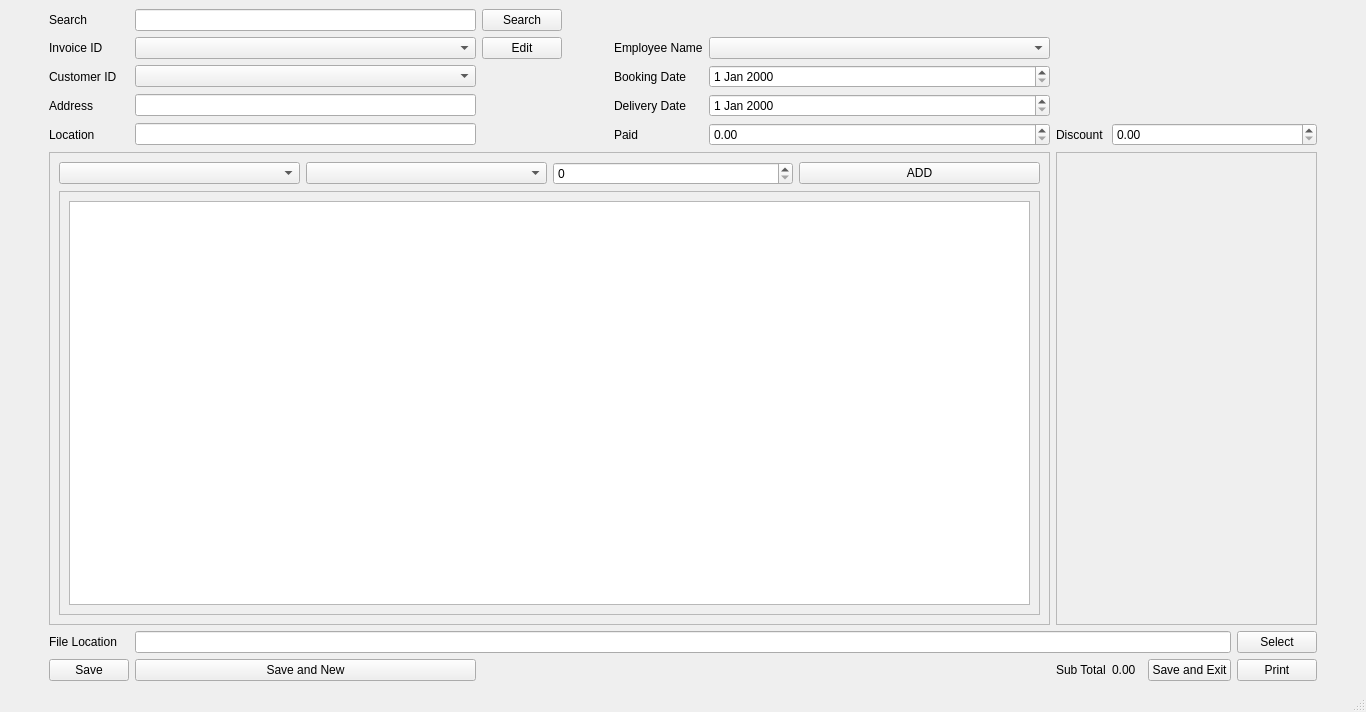
<?xml version="1.0" encoding="UTF-8"?>
<ui version="4.0">
 <class>MainWindow</class>
 <widget class="QMainWindow" name="MainWindow">
  <property name="geometry">
   <rect>
    <x>0</x>
    <y>0</y>
    <width>1366</width>
    <height>712</height>
   </rect>
  </property>
  <property name="windowTitle">
   <string>Sale Window</string>
  </property>
  <widget class="QWidget" name="centralwidget">
   <layout class="QGridLayout" name="gridLayout">
    <item row="1" column="12">
     <spacer name="horizontalSpacer_2">
      <property name="orientation">
       <enum>Qt::Horizontal</enum>
      </property>
      <property name="sizeType">
       <enum>QSizePolicy::Preferred</enum>
      </property>
      <property name="sizeHint" stdset="0">
       <size>
        <width>40</width>
        <height>20</height>
       </size>
      </property>
     </spacer>
    </item>
    <item row="7" column="1">
     <widget class="QPushButton" name="save_btn">
      <property name="text">
       <string>Save</string>
      </property>
     </widget>
    </item>
    <item row="7" column="11">
     <widget class="QPushButton" name="print_btn">
      <property name="text">
       <string>Print</string>
      </property>
     </widget>
    </item>
    <item row="3" column="1">
     <widget class="QLabel" name="label_3">
      <property name="text">
       <string>Address</string>
      </property>
     </widget>
    </item>
    <item row="3" column="2">
     <widget class="QLineEdit" name="entry_address_line_edit"/>
    </item>
    <item row="1" column="5">
     <widget class="QLabel" name="label_5">
      <property name="text">
       <string>Employee Name</string>
      </property>
     </widget>
    </item>
    <item row="0" column="3">
     <widget class="QPushButton" name="search_btn">
      <property name="text">
       <string>Search</string>
      </property>
     </widget>
    </item>
    <item row="1" column="3">
     <widget class="QPushButton" name="edit_btn">
      <property name="text">
       <string>Edit</string>
      </property>
     </widget>
    </item>
    <item row="3" column="5">
     <widget class="QLabel" name="label_7">
      <property name="text">
       <string>Delivery Date</string>
      </property>
     </widget>
    </item>
    <item row="6" column="11">
     <widget class="QPushButton" name="select_location_btn">
      <property name="text">
       <string>Select</string>
      </property>
     </widget>
    </item>
    <item row="6" column="2" colspan="9">
     <widget class="QLineEdit" name="file_location_line_edit"/>
    </item>
    <item row="7" column="2">
     <widget class="QPushButton" name="save_n_new_btn">
      <property name="text">
       <string>Save and New</string>
      </property>
     </widget>
    </item>
    <item row="1" column="0">
     <spacer name="horizontalSpacer_3">
      <property name="orientation">
       <enum>Qt::Horizontal</enum>
      </property>
      <property name="sizeType">
       <enum>QSizePolicy::Preferred</enum>
      </property>
      <property name="sizeHint" stdset="0">
       <size>
        <width>40</width>
        <height>20</height>
       </size>
      </property>
     </spacer>
    </item>
    <item row="7" column="10">
     <widget class="QPushButton" name="save_n_exit_btn">
      <property name="text">
       <string>Save and Exit</string>
      </property>
     </widget>
    </item>
    <item row="7" column="7">
     <widget class="QLabel" name="label_8">
      <property name="text">
       <string>Sub Total</string>
      </property>
     </widget>
    </item>
    <item row="1" column="1">
     <widget class="QLabel" name="label">
      <property name="text">
       <string>Invoice ID</string>
      </property>
     </widget>
    </item>
    <item row="0" column="1">
     <widget class="QLabel" name="label_10">
      <property name="text">
       <string>Search</string>
      </property>
     </widget>
    </item>
    <item row="4" column="1">
     <widget class="QLabel" name="label_4">
      <property name="text">
       <string>Location</string>
      </property>
     </widget>
    </item>
    <item row="6" column="1">
     <widget class="QLabel" name="label_9">
      <property name="text">
       <string>File Location</string>
      </property>
     </widget>
    </item>
    <item row="2" column="1">
     <widget class="QLabel" name="label_2">
      <property name="text">
       <string>Customer ID</string>
      </property>
     </widget>
    </item>
    <item row="7" column="4">
     <spacer name="horizontalSpacer_4">
      <property name="orientation">
       <enum>Qt::Horizontal</enum>
      </property>
      <property name="sizeType">
       <enum>QSizePolicy::Minimum</enum>
      </property>
      <property name="sizeHint" stdset="0">
       <size>
        <width>40</width>
        <height>20</height>
       </size>
      </property>
     </spacer>
    </item>
    <item row="4" column="2">
     <widget class="QLineEdit" name="entry_location_line_edit"/>
    </item>
    <item row="7" column="8">
     <widget class="QLabel" name="sub_total">
      <property name="text">
       <string>0.00</string>
      </property>
     </widget>
    </item>
    <item row="0" column="2">
     <widget class="QLineEdit" name="search"/>
    </item>
    <item row="2" column="2">
     <widget class="QComboBox" name="entry_customer_id_combo"/>
    </item>
    <item row="1" column="2">
     <widget class="QComboBox" name="invoice_id"/>
    </item>
    <item row="2" column="5">
     <widget class="QLabel" name="label_6">
      <property name="text">
       <string>Booking Date</string>
      </property>
     </widget>
    </item>
    <item row="7" column="3">
     <spacer name="horizontalSpacer">
      <property name="orientation">
       <enum>Qt::Horizontal</enum>
      </property>
      <property name="sizeType">
       <enum>QSizePolicy::Minimum</enum>
      </property>
      <property name="sizeHint" stdset="0">
       <size>
        <width>40</width>
        <height>20</height>
       </size>
      </property>
     </spacer>
    </item>
    <item row="7" column="5">
     <spacer name="horizontalSpacer_5">
      <property name="orientation">
       <enum>Qt::Horizontal</enum>
      </property>
      <property name="sizeType">
       <enum>QSizePolicy::Minimum</enum>
      </property>
      <property name="sizeHint" stdset="0">
       <size>
        <width>40</width>
        <height>20</height>
       </size>
      </property>
     </spacer>
    </item>
    <item row="7" column="6">
     <spacer name="horizontalSpacer_6">
      <property name="orientation">
       <enum>Qt::Horizontal</enum>
      </property>
      <property name="sizeHint" stdset="0">
       <size>
        <width>40</width>
        <height>20</height>
       </size>
      </property>
     </spacer>
    </item>
    <item row="3" column="6">
     <widget class="QDateEdit" name="delivery_date"/>
    </item>
    <item row="2" column="6">
     <widget class="QDateEdit" name="booking_date"/>
    </item>
    <item row="1" column="6">
     <widget class="QComboBox" name="entry_employee_name_combo"/>
    </item>
    <item row="5" column="1" colspan="6">
     <widget class="QFrame" name="frame">
      <property name="frameShape">
       <enum>QFrame::StyledPanel</enum>
      </property>
      <property name="frameShadow">
       <enum>QFrame::Raised</enum>
      </property>
      <layout class="QGridLayout" name="gridLayout_2">
       <item row="0" column="0">
        <widget class="QComboBox" name="entry_product_id_combo"/>
       </item>
       <item row="0" column="2">
        <widget class="QSpinBox" name="entry_quantity_spin">
         <property name="maximum">
          <number>100000</number>
         </property>
        </widget>
       </item>
       <item row="0" column="3">
        <widget class="QPushButton" name="entry_add_btn">
         <property name="text">
          <string>ADD</string>
         </property>
        </widget>
       </item>
       <item row="0" column="1">
        <widget class="QComboBox" name="entry_product_name_combo"/>
       </item>
       <item row="1" column="0" colspan="4">
        <widget class="QScrollArea" name="scrollArea">
         <property name="widgetResizable">
          <bool>true</bool>
         </property>
         <widget class="QWidget" name="scrollAreaWidgetContents_2">
          <property name="geometry">
           <rect>
            <x>0</x>
            <y>0</y>
            <width>987</width>
            <height>429</height>
           </rect>
          </property>
          <layout class="QGridLayout" name="gridLayout_3">
           <item row="0" column="0">
            <widget class="QTableWidget" name="entry_table">
             <property name="sizePolicy">
              <sizepolicy hsizetype="Expanding" vsizetype="Expanding">
               <horstretch>0</horstretch>
               <verstretch>0</verstretch>
              </sizepolicy>
             </property>
            </widget>
           </item>
          </layout>
         </widget>
        </widget>
       </item>
      </layout>
     </widget>
    </item>
    <item row="5" column="7" colspan="5">
     <widget class="QScrollArea" name="product_list">
      <property name="widgetResizable">
       <bool>true</bool>
      </property>
      <widget class="QWidget" name="scrollAreaWidgetContents">
       <property name="geometry">
        <rect>
         <x>0</x>
         <y>0</y>
         <width>239</width>
         <height>478</height>
        </rect>
       </property>
      </widget>
     </widget>
    </item>
    <item row="4" column="5">
     <widget class="QLabel" name="label_11">
      <property name="text">
       <string>Paid</string>
      </property>
     </widget>
    </item>
    <item row="4" column="6">
     <widget class="QDoubleSpinBox" name="paidSpinBox">
      <property name="maximum">
       <double>10000000000000000202188791271559469885760963232143577411377768562080040049981643093586978275328.000000000000000</double>
      </property>
     </widget>
    </item>
    <item row="4" column="7">
     <widget class="QLabel" name="label_12">
      <property name="text">
       <string>Discount</string>
      </property>
     </widget>
    </item>
    <item row="4" column="8" colspan="4">
     <widget class="QDoubleSpinBox" name="discountSpinBox">
      <property name="maximum">
       <double>999999999999999899489893451833484927233458399740540420336951338855520357125044282616287570346763120896578585177704871391229197474064067196498264773607101557544845312.000000000000000</double>
      </property>
     </widget>
    </item>
   </layout>
  </widget>
  <widget class="QStatusBar" name="statusbar"/>
 </widget>
 <resources/>
 <connections/>
</ui>
